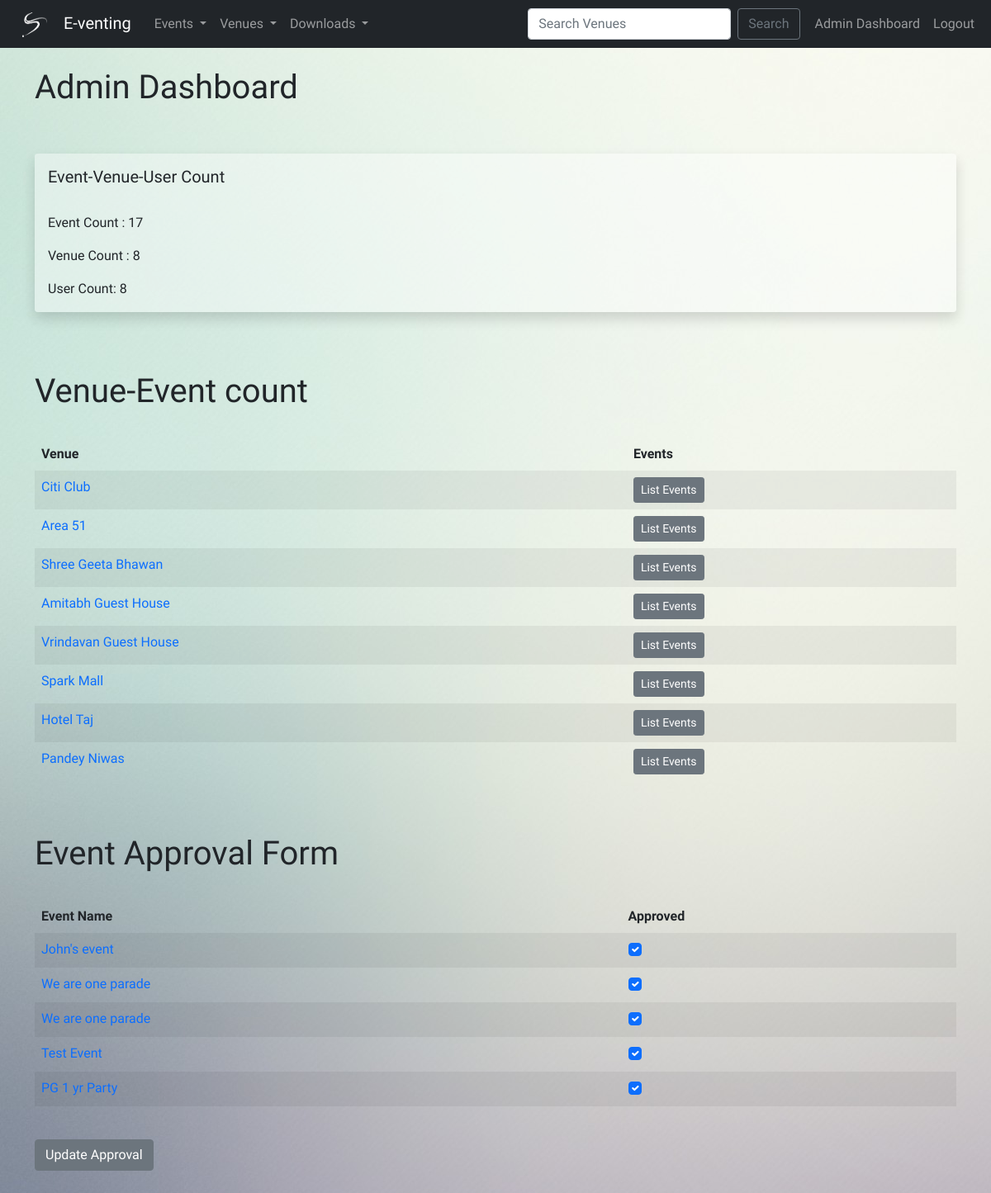
Page /admin_approval (signed in) on the earlier database version.
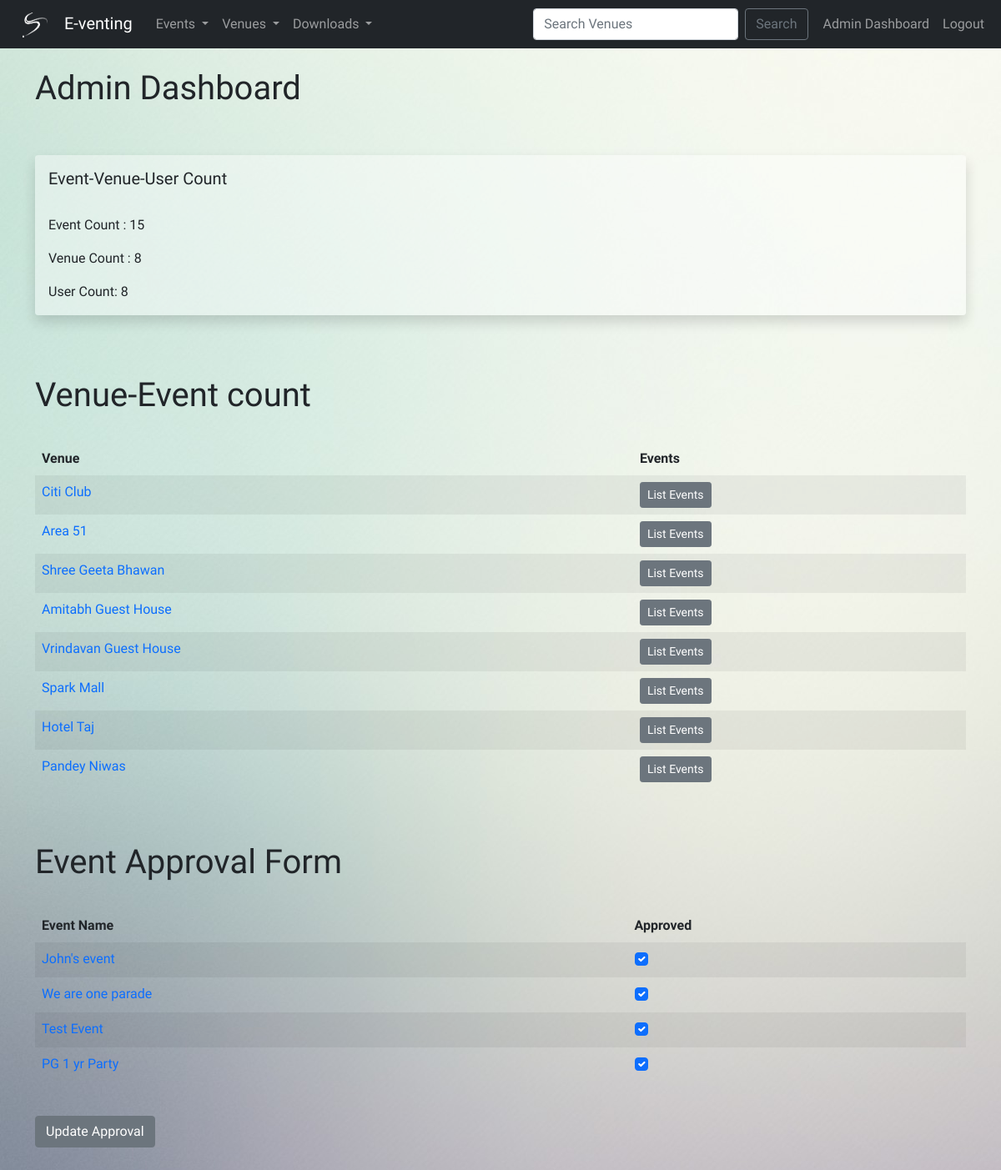
Same page on the later database version.
### events/models.py (models this page shows, shortened)
class Venue(models.Model):
    name = models.CharField('Venue Name', max_length=120)
    address = models.CharField(max_length=300)
    pin_code = models.CharField('Pin Code', max_length=10)
    phone = models.CharField('Contact', max_length=25, blank=True)
    web = models.URLField('Web Address', blank=True)
    email = models.EmailField('Email Address', blank=True)
    owner = models.IntegerField('Venue Owner', blank=False, default=1)
    venue_image = models.ImageField(null=True, blank=True, upload_to='images/')
    def __str__(self):
        return self.name

class Event(models.Model):
    name = models.CharField('Event Name', max_length=120)
    event_date = models.DateTimeField('Event Date')
    venue = models.ForeignKey(Venue, blank=True, null=True, on_delete=models.CASCADE)
    manager = models.ForeignKey(User, blank=True, null=True, on_delete=models.SET_NULL,related_name='manager')
    description = models.TextField(blank=True)
    attendees = models.ManyToManyField(Attendee, blank=True)
    approved = models.BooleanField(default=False)
    def __str__(self):
        return self.name
    @property
    def Is_past(self):
        today = date.today()
        if self.event_date.date() > today:
            occurred = 'Future'
        else:
            occurred = 'Past'
        return occurred

### events/views.py (the view)
# urls.py: path('admin_approval', views.admin_approval, name='admin-approval'),
def admin_approval(request):
    venue_list = Venue.objects.all()
    event_count = Event.objects.all().count()
    venue_count = Venue.objects.all().count()
    user_count = User.objects.all().count()
    event_list = Event.objects.all().order_by('-event_date')
    if request.user.is_authenticated and request.user.is_superuser:
        if request.method == "POST":
            id_list = request.POST.getlist('boxes')
            event_list.update(approved=False)
            for x in id_list:
                Event.objects.filter(pk=int(x)).update(approved=True)
            messages.success(
                request, ('Event List Approval had been updated!'))
            return redirect('list-events')
        else:
            return render(request, 'events/admin_approval.html', {
                'event_list': event_list,
                'event_count':event_count,
                'venue_count':venue_count,
                'user_count':user_count,
                'venue_list':venue_list})
    else:
        messages.success(
            request, ('You are not authorised to view this page!!'))
        return redirect('home')
    return render(request, 'events/admin_approval.html')

### events/templates/events/admin_approval.html (shortened to what this page needs)
{% extends 'events/base.html' %}
{% block content %}
    <h1>Admin Dashboard</h1>
    <br><br>
    <form action="" method="POST">
        <div class="card shadow" style="background-color: rgba(255,255,255,.40); border:none;">
            <div class="card-body">
                <h5 class="card-title">
                    Event-Venue-User Count<br><br>
                </h5>
                <p class="card-text">Event Count : {{event_count}}</p>
                <p class="card-text">Venue Count : {{venue_count}}</p>
                <p class="card-text">User Count: {{user_count}}</p>
            </div>
        </div>
        <br><br><br>
        <h1>Venue-Event count</h1><br>
        <table class="table table-striped table-hover table-borderless">
            <thead>
            <tr>
                <th scope="col">Venue</th>
                <th scope="col">Events</th>
            </tr>
            </thead>
            <tbody>
                {% for venue in venue_list  %}
                    <tr>
                        <td>
                            <a href="{% url 'show-venue' venue.id%}" style="text-decoration:none;">{{venue}}</a>
                        </td>
                        <td>
                            <a href="{% url 'venue-events' venue.id%}" class="btn btn-sm btn-secondary" style="text-decoration:none;">List Events</a>
                        </td>
                    </tr>
                {% endfor %}
            </tbody>
        </table>
        <br><br>
        <h1>Event Approval Form</h1><br>
        <table class="table table-striped table-hover table-borderless">
            <thead>
            <tr>
                <th scope="col">Event Name</th>
                <th scope="col">Approved</th>
            </tr>
            </thead>
            <tbody>
                {% for event in event_list  %}
                    {% if event.Is_past == 'Future' %}
                    <tr>
                        <td><a href="{% url 'show-event' event.id%}" style="text-decoration:none;">{{event}}</a></td>
                        <td>
                            {% if event.approved %}
                                <div class="form-check">
                                    <input class="form-check-input" type="checkbox" value="{{event.id}}" checked name="boxes">
                                </div>
                            {% else %}
                                <div class="form-check">
                                    <input class="form-check-input" type="checkbox" value="{{event.id}}" name="boxes">
                                </div>
                            {% endif %}
                        </td>
                    </tr>
                    {% endif %}
                {% endfor %}
            </tbody>
        </table>
        <br>
        <button type="submit" class="btn btn-secondary">Update Approval</button>
    </form>
    <br><br>
{% endblock %}

Differences in the rows shown:
removed Event: name "We are one parade"
Other differences:
{{ event_count }}: "17" → "15"
